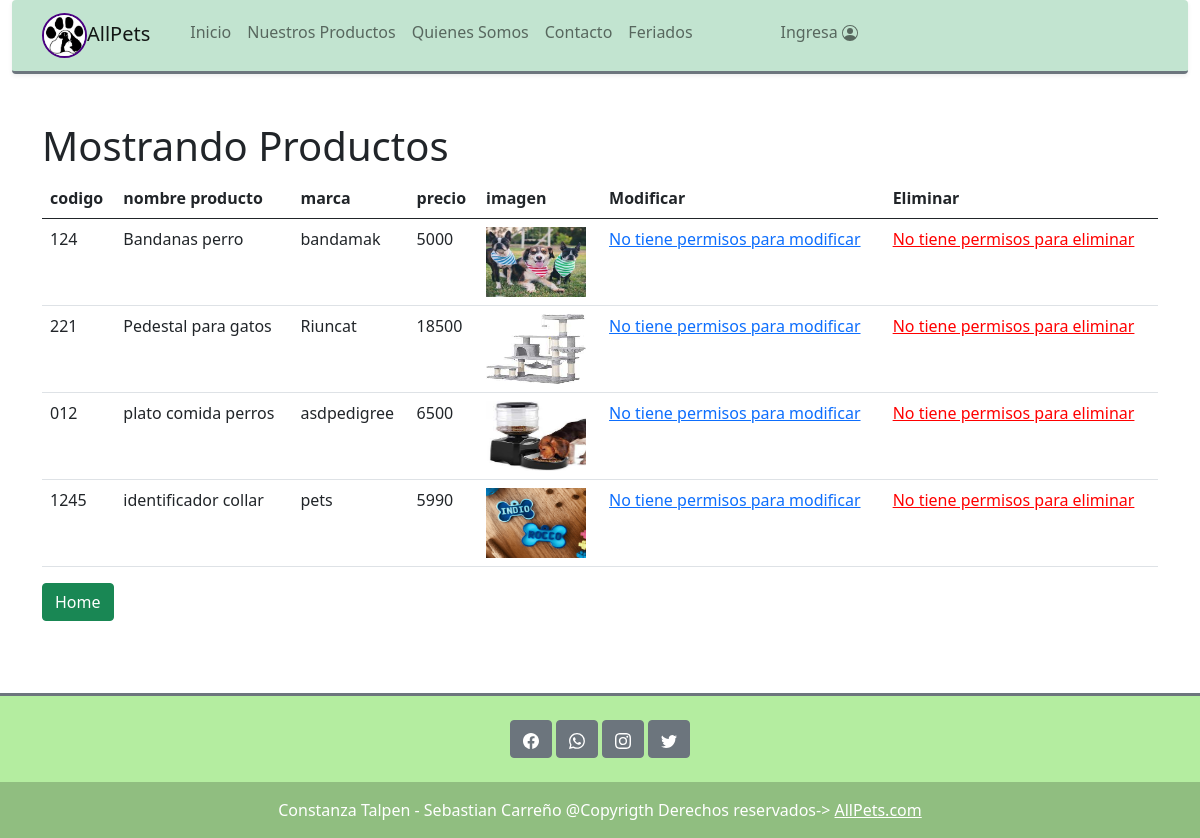
The app's page /mostrar/ with its own data.
### iniv/models.py (models this page shows, shortened)
class Producto(models.Model):
    codigo = models.CharField( max_length=20, primary_key=True, verbose_name='Codigo del  Producto')
    nombre= models.CharField(max_length=20, verbose_name='Nombre del Producto')
    marca=models.CharField(max_length=20, verbose_name='Marca')
    precio=models.IntegerField( verbose_name='Precio')
    imagen=models.ImageField(upload_to='images/',blank='True',null='True', verbose_name='Imagen del producto')
    categoria=models.ForeignKey(Categoria, on_delete=models.CASCADE, verbose_name='Categoria')

### iniv/views.py (the view)
# urls.py: path('mostrar/', mostrar, name="mostrar"),
def mostrar(request):
    Productos = Producto.objects.all()
    datos = {
        'productos' : Productos
    }
    return render(request, 'mostrar.html', datos)

### cart/context_processor.py (called while the page is built)
def precio_total(request):
    total = 0
    if request.user.is_authenticated:
        if 'carrito' in request.session.keys():
            for key,value in request.session['carrito'].items():
                total = total +(float(value['precio'])*value['cantidad'])
    return {'precio_total':total}

### iniv/templates/mostrar.html (shortened to what this page needs)
<!DOCTYPE html>
<html lang="en">
<head>
    <link href="https://cdn.jsdelivr.net/npm/bootstrap@5.0.2/dist/css/bootstrap.min.css" rel="stylesheet">
</head>
<body>
    {% load static %}
<div class="container-fluid">
    <nav class="shadow-sm p-2 mb-5 rounded navbar navbar-expand-lg navbar-light border-3 border-bottom border-secondary"    style="background-color:rgb(194, 228, 208) ;">
            <div class="container">
                <a href="#" class="navbar-brand"><img src="{% static 'img/LOGO.jpg' %}" style=" border:2px solid indigo;border-radius: 25px; width: 45px; height: 45px;" alt="LOGO AllPets">AllPets</a>
                <div id="MenuNavegacion" class="collapse navbar-collapse" style="padding-right: 40px;">
                    <ul class="navbar-nav ms-3">
                        <li class="nav-item r-3"><a class="nav-link" href="{% url 'home' %}">Inicio</a></li>
                        <li class="nav-item r-3"><a class="nav-link" href="{% url 'galeria' %}">Nuestros Productos</a></li>
                        <li class="nav-item r-3"><a class="nav-link" href="{% url 'somos' %}">Quienes Somos</a></li>
                        <li class="nav-item r-3"><a class="nav-link" href="{% url 'contacto' %}">Contacto</a></li>
                        <li class="nav-item r-3"><a class="nav-link" href="{% url 'feriados' %}">Feriados</a></li>
                        <div class="p-4"></div>
                        <div class="ps-4 nav-item r-3">
                        {% if user.is_authenticated %}
                            <a class="nav-link" href="#">Bienvenido @{{user.username}}</a>
                        </div>
                        <div class="ps-4 nav-item r-3">
                            <a class="nav-link" href="{% url 'logout' %}">Logout
                                <svg xmlns="http://www.w3.org/2000/svg" width="16" height="16" fill="currentColor" class="bi bi-person-circle" viewBox="0 0 16 16">
                                    <path d="M11 6a3 3 0 1 1-6 0 3 3 0 0 1 6 0z"/>
                                    <path fill-rule="evenodd" d="M0 8a8 8 0 1 1 16 0A8 8 0 0 1 0 8zm8-7a7 7 0 0 0-5.468 11.37C3.242 11.226 4.805 10 8 10s4.757 1.225 5.468 2.37A7 7 0 0 0 8 1z"/>
                                  </svg>
                            </a>
                        </div>
                          {% else %}
                          <a class="nav-link" href="{% url 'login' %}">Ingresa
                          </a>
                        {% endif %}
                        </div>
                    </div>
                </div>
            </div>
    <div class="container">
        <h1>Mostrando Productos</h1>
        <table class="table">
            <thead>
                <tr>
                    <th>codigo</th>
                    <th>nombre producto</th>
                    <th>marca</th>
                    <th>precio</th>
                    <th>imagen</th>
                    <th>Modificar</th>
                    <th>Eliminar</th>
                </tr>
            </thead>
            <tbody>
            {% for pro in productos %}
                <tr>
                    <td>{{ pro.codigo }}</td>
                    <td>{{ pro.nombre }}</td>
                    <td>{{ pro.marca }}</td>
                    <td>{{ pro.precio }}</td>
                    <td>
                        {% if pro.imagen %}
                        <img src="{{ pro.imagen.url }}" style="height: 70px;width: 100px;">
                        {% endif %}
                    </td>
                    {% if user.is_authenticated  %}
                    <td><a href="{% url 'mod_producto' pro.codigo %}" class="btn btn-primary">Modificar</a></td>
                    {% else %}
                    <td><a href="#" >No tiene permisos para modificar</a></td>
                    {% endif %}
                    {% if user.is_authenticated  %}
                    <td><a href="{% url 'del_pro' pro.codigo %}" class="btn btn-danger">Eliminar</a></td>
                    {% else %}
                    <td><a href="#" style="color:red;">No tiene permisos para eliminar</a></td>
                    {% endif %}
                </tr>
            {% endfor %}
        </tbody>
    </table>
    <a href="{% url 'home' %}" class="btn btn-success">Home</a>
    </div>
    <br><br><br>
    <footer class="text-center text-white border-3 border-top border-secondary" style="background-color: rgb(180, 237, 160);">
        <div class="container-fluid p-4 pb-0">
            <section class="mb-4">
                <button type="button" class="btn btn-secondary">
                    <a href="" class="text-reset">
                    </a>
                </button>
                <button type="button" class="btn btn-secondary">
                    <a href="" class="text-reset">
                    </a>
                </button>
                <button type="button" class="btn btn-secondary">
                    <a href="" class="text-reset">
                    </a>
                </button>
                <button type="button" class="btn  btn-secondary">
                    <a href="" class="text-reset">
                    </a>
                </button>
            </section>
        </div>
            <div class="text-center p-3" style="background-color: rgba(0, 0, 0, 0.2);">
                Constanza Talpen - Sebastian Carreño @Copyrigth Derechos reservados->
            <a class="text-white" href="{% url 'home' %}">AllPets.com</a>
            </div>
    </footer>
</body>
</html>

### records on screen
Producto: codigo "124", nombre "Bandanas perro", marca "bandamak", precio "5000", imagen (picture)
Producto: codigo "221", nombre "Pedestal para gatos", marca "Riuncat", precio "18500", imagen (picture)
Producto: codigo "012", nombre "plato comida perros", marca "asdpedigree", precio "6500", imagen (picture)
Producto: codigo "1245", nombre "identificador collar", marca "pets", precio "5990", imagen (picture)
